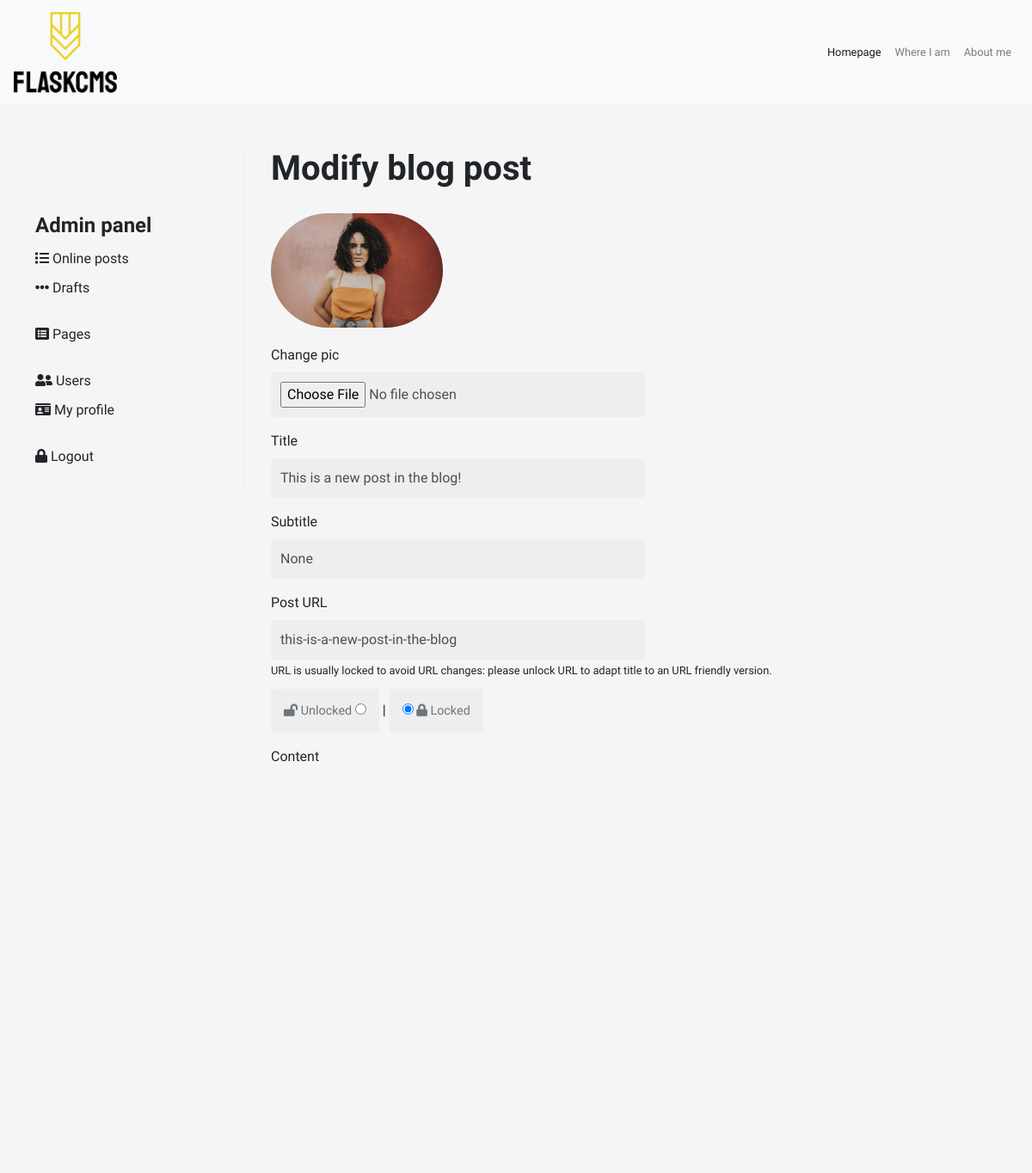
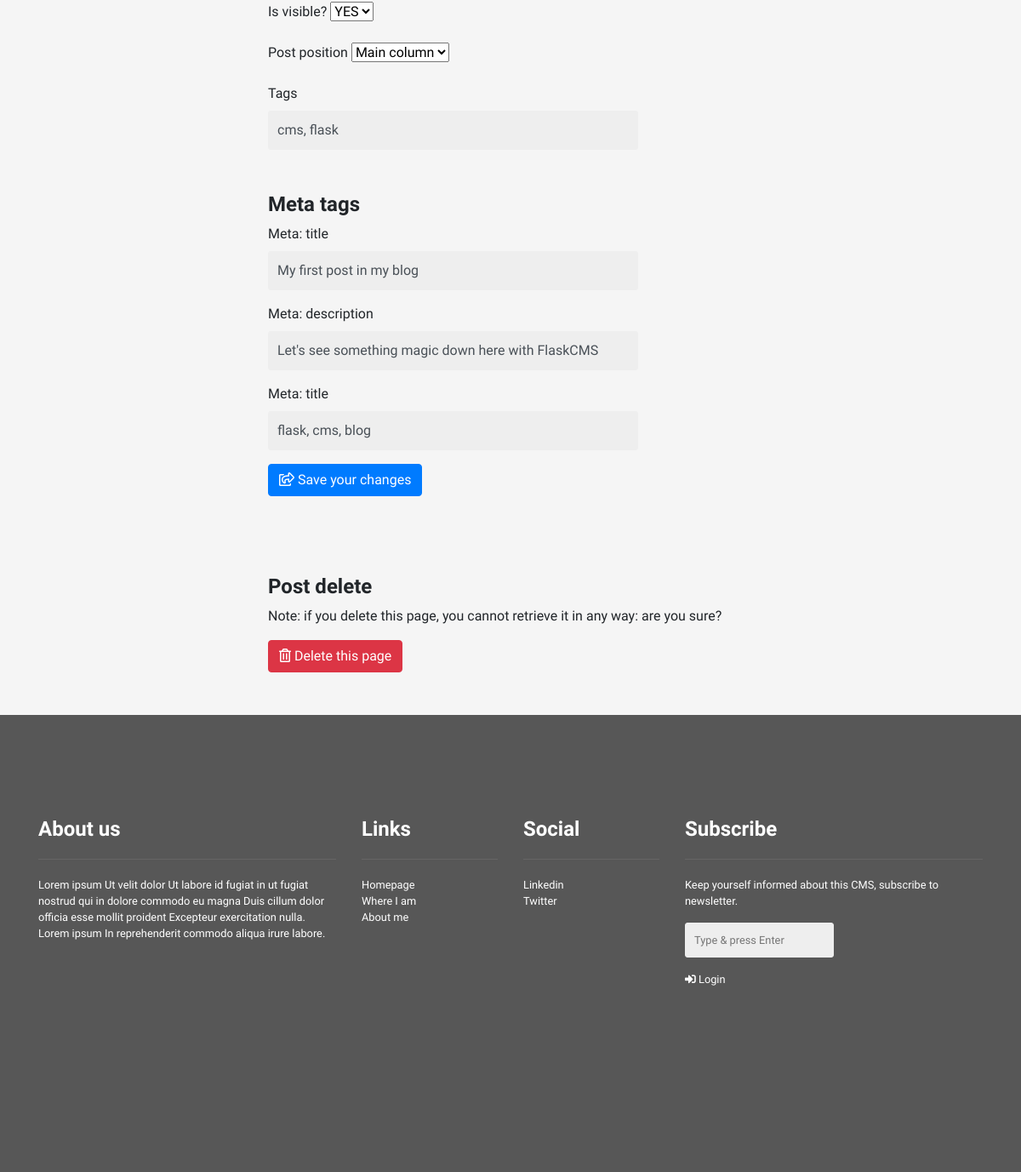
The page /admin/post/12 (signed in) on the database its author committed (2 pictures, top to bottom).
### tables this page shows
CREATE TABLE 'pages' ('idpages' integer PRIMARY KEY AUTOINCREMENT NOT NULL, 'is_visible' integer DEFAULT 0 , 'title' varchar(500), 'subtitle' varchar(500), 'text' text, 'menu_item' integer DEFAULT 0 , 'menu_order' integer DEFAULT 0 , 'photo' varchar(150), 'locked' boolean DEFAULT 0, 'meta_title' varchar(150) DEFAULT '', 'meta_description' varchar(500), 'meta_keywords' varchar(150), 'meta_image' varchar(150), 'url' varchar(250));

CREATE TABLE "post" (
	"idpost"	integer NOT NULL,
	"is_visible"	integer DEFAULT 0,
	"title"	varchar(150),
	"subtitle"	INTEGER,
	"text"	varchar(5000),
	"idusers"	integer DEFAULT 0,
	"date"	datetime DEFAULT CURRENT_TIMESTAMP,
	"tags"	varchar(250),
	"meta_title"	varchar(250),
	"meta_description"	varchar(250),
	"meta_keywords"	varchar(200),
	"photo"	varchar(250),
	"meta_image"	varchar(150),
	"url"	varchar(150),
	"idpost_place"	INTEGER,
	PRIMARY KEY("idpost" AUTOINCREMENT)
);

### application.py (the view)
@app.route("/admin/post/<post_id>", methods=["GET", "POST"])
@login_required
def admin_post_mod(post_id):
    print(f"post_id:{post_id}")
    opt = global_options(db)
    menu = global_menu(db)
    this_page = admin_default_tags()
    print(f"user_id {session['user_id']}")
    print(f"user_level {session['user_level']}")
    if session['user_level'] <= 2:
        sql = "SELECT * FROM post WHERE idpost = :idpost"
        post = db.execute(sql,
                    idpost = post_id)
    else:
        sql = "SELECT * FROM post WHERE idpost = :idpost AND idusers = :id"
        post = db.execute(sql,
                    idpost = post_id, id = session['user_id'])
    print(f"loaded post: {post}")
    return render_template("admin-post-modify.html", opt = opt, menu = menu, page = this_page, post = post)

### application.py (called while the page is built)
@app.after_request
def after_request(response):
    response.headers["Cache-Control"] = "no-cache, no-store, must-revalidate"
    response.headers["Expires"] = 0
    response.headers["Pragma"] = "no-cache"
    return response

### helpers.py (called while the page is built)
def login_required(f):
    @wraps(f)
    def decorated_function(*args, **kwargs):
        if session.get("user_id") is None:
            return redirect("/admin")
        return f(*args, **kwargs)
    return decorated_function

def global_options(db):
    globals = db.execute("SELECT * FROM options WHERE id=1")
    return globals[0]

def global_menu(db):
    menu = db.execute("SELECT url, title FROM pages WHERE is_visible=1 AND menu_item=1 ORDER BY menu_order ASC")
    return menu

def admin_default_tags():
    tags = {
        'meta_title': 'ADMIN CONTROL PANEL'
    }
    return tags

### templates/admin-post-modify.html (shortened to what this page needs)
{% extends "admin-base.html" %}
{% block content %}
<div class="col-md-9 col-lg-9">
    <h1>Modify blog post</h1>
    <form method="POST" action="/admin/post_save" name="frm1" id="frm1" enctype="multipart/form-data">
        {%if post[0].photo != None  %}
        <img src="/static/uploads/{{post[0].photo}}" class="page-pic" />
        {% endif  %}
        <div class="form-group pic-group">
            <label for="pic">Change pic</label>
            <input type="file" class="form-control" id="pic_field" name="pic" >
        </div>
        <div class="form-group">
            <label for="title">Title</label>
            <input type="text" class="form-control to-url" id="title" name="title" aria-describedby="Page title" placeholder="Enter a valid title"
            value="{{post[0].title}}" >
        </div>
        <div class="form-group">
          <label for="subtitle">Subtitle</label>
          <input type="text" class="form-control to-url" id="subtitle" name="subtitle" aria-describedby="Page subtitle" placeholder="Enter a valid subtitle"
          value="{{post[0].subtitle}}" >
      </div>
        <div class="form-group">
            <label for="url">Post URL</label>
            {% if post[0].url == None %}
            <input type="text" class="form-control" id="url" name="url" aria-describedby="Page title" placeholder="Enter a valid URL"
            value="">
            {% else  %}
            <input type="text" class="form-control" id="url" name="url" aria-describedby="Page title" placeholder="Enter a valid URL"
            value="{{post[0].url}}">
            {% endif %}
            <small>URL is usually locked to avoid URL changes: please unlock URL to adapt title to an URL friendly version.</small>
            {% if post[0].url == None %}
            <div class="form-group-subitem" id="lock-container">
                <span class="radio_item"><i class="fas fa-lock-open"></i> Unlocked <input type="radio" id="url_locked" name="url_locked"
                value="1" checked></span> | <span class="radio_item"><input type="radio" id="url_locked" name="url_locked"
                value="0" > <i class="fas fa-lock"></i> Locked</span>
            {% else  %}
            <div class="form-group-subitem" id="lock-container">
                <span class="radio_item"><i class="fas fa-lock-open"></i> Unlocked <input type="radio" id="url_locked" name="url_locked"
                value="1" ></span> | <span class="radio_item"><input type="radio" id="url_locked" name="url_locked"
                value="0" checked> <i class="fas fa-lock"></i> Locked</span>
            {% endif %}
            </div>
        </div>
        <div class="form-group">
          <label for="text">Content</label>
          <div id="editor"></div>
        </div>
        <div class="form-group">
            <label>Is visible?</label>
            <select id="is_visible" name="is_visible">
                {%if post[0].is_visible == 1  %}
                <option value="1" selected>YES</option>
                {% else %}
                <option value="0" selected>NO</option>
                <option value="1">YES</option>
                {% endif %}
            </select>
        </div>
        <div class="form-group">
          <label>Post position</label>
          <select id="idpost_place" name="idpost_place">
              {%if post[0].idpost_place == 2 %}
              <option value="1">Main column</option>
              <option value="2" selected>Side column</option>
              {% else %}
              <option value="1" selected>Main column</option>
              {% endif %}
          </select>
      </div>
        <div class="form-group">
            <label for="tags">Tags</label>
            <input type="text" class="form-control" id="tags" name="tags" aria-describedby="This post talks about this keywords" placeholder="Enter some tags like apple,ananas,orange"
            value="{{post[0].tags}}">
        </div>
        <h4>Meta tags</h4>
        <div class="form-group">
            <label for="meta_title">Meta: title</label>
            <input type="text" class="form-control" id="meta_title" name="meta_title" aria-describedby="Meta tags: title" placeholder="Enter a valid title"
            value="{{post[0].meta_title}}">
        </div>
        <div class="form-group">
            <label for="meta_title">Meta: description</label>
            <input type="text" class="form-control" id="meta_description" name="meta_description" aria-describedby="Meta tags: description" placeholder="Enter a valid description"
            value="{{post[0].meta_description}}">
        </div>
        <div class="form-group">
            <label for="meta_keywords">Meta: title</label>
            <input type="text" class="form-control" id="meta_keywords" name="meta_keywords" aria-describedby="Meta tags: keywords" placeholder="Enter some keywords"
            value="{{post[0].meta_keywords}}">
        </div>
        <p>
        <button type="button" class="btn btn-primary" onClick="Admin.post.save()"><i class="far fa-share-square"></i> Save your changes</button>
        </p>
        <h4>Post delete</h4>
        <p>Note: if you delete this page, you cannot retrieve it in any way: are you sure?</p>
        <button type="button" class="btn btn-danger" onclick="Admin.post.delete({{post[0].idpost}})" id="btnSubmit"><i class="far fa-trash-alt"></i> Delete this page</button>
      </form>
</div>
{% endblock %}

### templates/admin-base.html (shortened to what this page needs)
<!DOCTYPE html>
<html lang="en">
    <head>
        <link href="https://maxcdn.bootstrapcdn.com/bootstrap/4.1.3/css/bootstrap.min.css" rel="stylesheet">
        <link href="//cdn.quilljs.com/1.3.6/quill.snow.css" rel="stylesheet">
        <link href="/static/css/style.css" rel="stylesheet">
        <link rel="stylesheet" href="https://cdnjs.cloudflare.com/ajax/libs/animate.css/4.0.0/animate.min.css" />
        <link rel="stylesheet" href="https://use.fontawesome.com/releases/v5.13.1/css/all.css">
    </head>
    <body>
      <nav class="navbar navbar-expand-lg navbar-light bg-light">
          <a class="navbar-brand" href="/">
            <img src="/static/img/logo_small.png" alt="SITE_NAME logo" />
          </a>
          <div class="collapse navbar-collapse" id="navbarSupportedContent">
            <ul class="navbar-nav ">
              {%
              for item in menu
              %}
              {% if item.url == 'homepage' %}
              <li class="nav-item active">
                <a class="nav-link" href="/">{{item.title}}</a>
              </li>
              {% else %}
              <li class="nav-item">
                <a class="nav-link" href="/pages/{{item.url}}">{{item.title}}</a>
              </li>
              {% endif %}
              {%
              endfor
              %}
            </ul>
          </div>
      </nav>
      <div id="contents">
        <div class="container container-2">
            <div class="row">
                <div class="col-md-3 col-lg-3">
                    <div class="classic-panel">
                        <h4>Admin panel</h4>
                        <ul class="menu-1">
                            <li><a href="/admin/home"><i class="fas fa-list"></i> Online posts</a></li>
                            <li><a href="/admin/drafts"><i class="fas fa-ellipsis-h"></i> Drafts</a></li>
                            {% if session['user_level'] == 1 %}
                            <li class="divider"></li>
                            <li><a href="/admin/pages"><i class="fas fa-list-alt"></i> Pages</a></li>
                            {% endif %}
                            <li class="divider"></li>
                            {% if session['user_level'] == 1 %}<li><a href="/admin/users"><i class="fas fa-user-friends"></i> Users</a></li>{% endif %}
                            <li><a href="/admin/profile"><i class="fas fa-id-card"></i> My profile</a></li>
                            <li class="divider"></li>
                            <li><a href="/logout" onclick="return confirm('Are you sure?')"><i class="fas fa-lock"></i> Logout</a></li>
                        </ul>
                    </div>
                </div>
                {% block content %}{% endblock %}
            </div>
        </div>
      </div>
      <footer>
        <div class="container">
        <div class="row">
          <div class="col-sm-12 col-md-4">
            <h4>About us</h4>
            <p>
              Lorem ipsum Ut velit dolor Ut labore id fugiat in ut fugiat nostrud qui in dolore commodo eu magna Duis cillum dolor officia esse mollit proident Excepteur exercitation nulla. Lorem ipsum In reprehenderit commodo aliqua irure labore.
            </p>
          </div>
          <div class="col-sm-12 col-md-2">
            <h4>Links</h4>
            <ul>
              {%
              for item in menu
              %}
              {% if item.url == 'homepage' %}
              <li class="nav-item active">
                <a class="nav-link" href="/">{{item.title}}</a>
              </li>
              {% else %}
              <li class="nav-item">
                <a class="nav-link" href="/pages/{{item.url}}">{{item.title}}</a>
              </li>
              {% endif %}
              {%
              endfor
              %}
            </ul>
          </div>
          <div class="col-sm-12 col-md-2">
            <h4>Social</h4>
            <ul>
              <li><a href="https://www.linkedin.com/in/alessandro-mussini-86315849/" target="_blank" rel="noopener">Linkedin</a></li>
              <li><a href="https://twitter.com/alemussini" target="_blank" rel="noopener">Twitter</a></li>
            </ul>
          </div>
          <div class="col-sm-12 col-md-4">
            <h4>Subscribe</h4>
            <p>
              Keep yourself informed about this CMS, subscribe to newsletter.
            </p>
            <p>
              <input type="email" placeholder="Type & press Enter" />
            </p>
            <p>
              <a href="/admin"><i class="fas fa-sign-in-alt"></i> Login</a>
            </p>
          </div>
        </div>
      </div>
      </footer>
    </body>
</html>

### static/css/style.css (style rules this page uses)
body { font-family: 'Arimo', sans-serif; font-size: 16px; background-color: #f5f5f5; }
h1, h2, h3, h4, h5, h6 { font-family: 'Muli', cursive; font-weight: 800; }
nav.navbar { background-color: #eaeaea; }
.classic-panel { border: 1px solid #efefef;border-radius: 3px;padding: 25px; }
ul.menu-1 { list-style: none; margin: 0; padding: 0; }
ul.menu-1 a { color: #212529; }
ul.menu-1 li { padding: 5px 0; }
ul.menu-1 li.divider { height: 20px; }
.container-2 { max-width: 1600px; }
.container-2 h4 { margin-top: 50px; }
input[type="email"], input[type="password"], input[type="text"], select.form-control, input[type="file"], input[type="number"] { background-color: #eeeeee; padding: 10px; width: 50%; border: 1px solid #eeeeee; border-radius: 3px; height: auto; }
#editor { min-height: 450px; }
span.radio_item { font-size: 90%; background-color: #eeeeee; padding: 15px 15px; border-radius: 4px; color: #6c757c; display: inline-block; }
.form-group-subitem { margin: 10px 0; }
img.page-pic { margin: 20px 0; border-radius: 4px; }
.page-pic { width: 450px; }
.navbar-expand-lg { justify-content: space-between; }
.navbar-collapse { flex-grow: 0; }
.navbar-brand img { width: 120px; }
nav.navbar, footer { font-size: 80%; }
#contents { padding: 50px 0; }
.page_content, #contents { max-width: 1600px; margin: auto; }
img.page-pic { max-width: 200px; border-radius: 130px; }
footer { padding: 120px 0 200px 0; background: #575757; color: #FFF; }
footer h4 { margin: 0; margin-bottom: 0px; border-bottom: 1px solid #666565; padding-bottom: 20px; margin-bottom: 20px; }
footer ul { list-style: none; padding: 0; }
footer a { color: #fff; }
footer input { padding: 15px 22px; font-family: 'Arimo', sans-serif; border: none; border-radius: 3px; background-color: #d0d0d0; }
footer .nav-link { padding: 0; }

### rows shown on the page
pages: title "Homepage"
pages: title "Where I am"
pages: title "About me"
post: photo (picture), title "This is a new post in the blog!", url "this-is-a-new-post-in-the-blog", is_visible "YES", idpost_place "Main column", tags "cms, flask", meta_title "My first post in my blog", meta_description "Let's see something magic down here with FlaskCMS", meta_keywords "flask, cms, blog"
